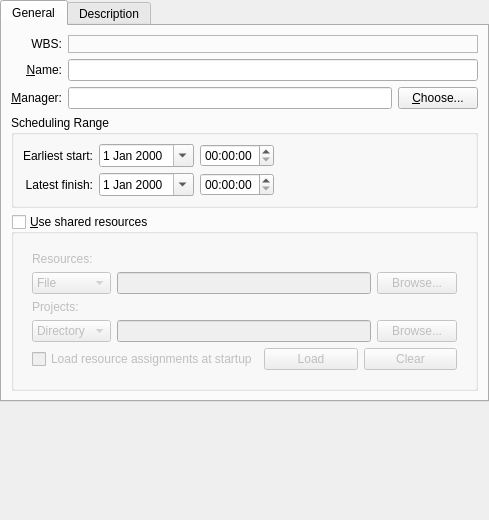
<?xml version="1.0" encoding="UTF-8"?>
<ui version="4.0">
 <author>Dag Andersen &lt;danders@get2net.dk&gt;</author>
 <class>KPlato::MainProjectPanelBase</class>
 <widget class="QWidget" name="KPlato::MainProjectPanelBase">
  <property name="geometry">
   <rect>
    <x>0</x>
    <y>0</y>
    <width>489</width>
    <height>520</height>
   </rect>
  </property>
  <property name="locale">
   <locale language="C" country="AnyCountry"/>
  </property>
  <layout class="QVBoxLayout" name="verticalLayout_4">
   <property name="leftMargin">
    <number>0</number>
   </property>
   <property name="topMargin">
    <number>0</number>
   </property>
   <property name="rightMargin">
    <number>0</number>
   </property>
   <property name="bottomMargin">
    <number>0</number>
   </property>
   <item>
    <widget class="QTabWidget" name="tabWidget">
     <property name="currentIndex">
      <number>0</number>
     </property>
     <widget class="QWidget" name="tab">
      <attribute name="title">
       <string>General</string>
      </attribute>
      <layout class="QVBoxLayout" name="verticalLayout_2">
       <item>
        <layout class="QGridLayout" name="gridLayout">
         <item row="0" column="0">
          <widget class="QLabel" name="wbslabel">
           <property name="text">
            <string>WBS:</string>
           </property>
           <property name="alignment">
            <set>Qt::AlignRight|Qt::AlignTrailing|Qt::AlignVCenter</set>
           </property>
           <property name="wordWrap">
            <bool>false</bool>
           </property>
          </widget>
         </item>
         <item row="0" column="1" colspan="2">
          <widget class="QLabel" name="wbs">
           <property name="minimumSize">
            <size>
             <width>20</width>
             <height>0</height>
            </size>
           </property>
           <property name="frameShape">
            <enum>QFrame::StyledPanel</enum>
           </property>
           <property name="frameShadow">
            <enum>QFrame::Sunken</enum>
           </property>
           <property name="text">
            <string/>
           </property>
           <property name="wordWrap">
            <bool>false</bool>
           </property>
          </widget>
         </item>
         <item row="1" column="0">
          <widget class="QLabel" name="textLabel1">
           <property name="whatsThis">
            <string>The project name.</string>
           </property>
           <property name="text">
            <string>&amp;Name:</string>
           </property>
           <property name="alignment">
            <set>Qt::AlignRight|Qt::AlignTrailing|Qt::AlignVCenter</set>
           </property>
           <property name="wordWrap">
            <bool>false</bool>
           </property>
           <property name="buddy">
            <cstring>namefield</cstring>
           </property>
          </widget>
         </item>
         <item row="1" column="1" colspan="2">
          <widget class="KLineEdit" name="namefield">
           <property name="sizePolicy">
            <sizepolicy hsizetype="Expanding" vsizetype="Fixed">
             <horstretch>0</horstretch>
             <verstretch>0</verstretch>
            </sizepolicy>
           </property>
           <property name="whatsThis">
            <string>The project name.</string>
           </property>
          </widget>
         </item>
         <item row="2" column="0">
          <widget class="QLabel" name="textLabel2">
           <property name="whatsThis">
            <string>The project leader.</string>
           </property>
           <property name="text">
            <string>&amp;Manager:</string>
           </property>
           <property name="alignment">
            <set>Qt::AlignRight|Qt::AlignTrailing|Qt::AlignVCenter</set>
           </property>
           <property name="wordWrap">
            <bool>false</bool>
           </property>
           <property name="buddy">
            <cstring>leaderfield</cstring>
           </property>
          </widget>
         </item>
         <item row="2" column="1">
          <widget class="KLineEdit" name="leaderfield">
           <property name="sizePolicy">
            <sizepolicy hsizetype="Expanding" vsizetype="Fixed">
             <horstretch>0</horstretch>
             <verstretch>0</verstretch>
            </sizepolicy>
           </property>
           <property name="whatsThis">
            <string>The project leader.</string>
           </property>
          </widget>
         </item>
         <item row="2" column="2">
          <widget class="QPushButton" name="chooseLeader">
           <property name="whatsThis">
            <string>Choose a project leader from your address book.</string>
           </property>
           <property name="text">
            <string>&amp;Choose...</string>
           </property>
          </widget>
         </item>
        </layout>
       </item>
       <item>
        <widget class="QGroupBox" name="schedulingGroup">
         <property name="title">
          <string>Scheduling Range</string>
         </property>
         <layout class="QHBoxLayout" name="horizontalLayout">
          <item>
           <layout class="QGridLayout" name="gridLayout_2">
            <item row="0" column="0">
             <widget class="QLabel" name="label">
              <property name="text">
               <string>Earliest start:</string>
              </property>
              <property name="alignment">
               <set>Qt::AlignRight|Qt::AlignTrailing|Qt::AlignVCenter</set>
              </property>
             </widget>
            </item>
            <item row="0" column="1">
             <widget class="QDateEdit" name="startDate">
              <property name="calendarPopup">
               <bool>true</bool>
              </property>
             </widget>
            </item>
            <item row="0" column="2">
             <widget class="QTimeEdit" name="startTime"/>
            </item>
            <item row="1" column="0">
             <widget class="QLabel" name="label_2">
              <property name="text">
               <string>Latest finish:</string>
              </property>
              <property name="alignment">
               <set>Qt::AlignRight|Qt::AlignTrailing|Qt::AlignVCenter</set>
              </property>
             </widget>
            </item>
            <item row="1" column="1">
             <widget class="QDateEdit" name="endDate">
              <property name="calendarPopup">
               <bool>true</bool>
              </property>
             </widget>
            </item>
            <item row="1" column="2">
             <widget class="QTimeEdit" name="endTime"/>
            </item>
           </layout>
          </item>
          <item>
           <spacer name="horizontalSpacer">
            <property name="orientation">
             <enum>Qt::Horizontal</enum>
            </property>
            <property name="sizeHint" stdset="0">
             <size>
              <width>40</width>
              <height>20</height>
             </size>
            </property>
           </spacer>
          </item>
         </layout>
        </widget>
       </item>
       <item>
        <widget class="QGroupBox" name="useSharedResources">
         <property name="title">
          <string>&amp;Use shared resources</string>
         </property>
         <property name="checkable">
          <bool>true</bool>
         </property>
         <property name="checked">
          <bool>false</bool>
         </property>
         <layout class="QVBoxLayout" name="verticalLayout_3">
          <item>
           <widget class="QWidget" name="resourcesWidget" native="true">
            <layout class="QGridLayout" name="gridLayout_3">
             <item row="0" column="0">
              <widget class="QLabel" name="resourcesLabel">
               <property name="text">
                <string>Resources:</string>
               </property>
              </widget>
             </item>
             <item row="1" column="0">
              <widget class="QComboBox" name="resourcesType">
               <item>
                <property name="text">
                 <string>File</string>
                </property>
               </item>
              </widget>
             </item>
             <item row="1" column="1">
              <widget class="QLineEdit" name="resourcesFile"/>
             </item>
             <item row="1" column="2">
              <widget class="QPushButton" name="resourcesBrowseBtn">
               <property name="text">
                <string>Browse...</string>
               </property>
               <property name="icon">
                <iconset theme="document-open">
                 <normaloff>.</normaloff>.</iconset>
               </property>
              </widget>
             </item>
             <item row="2" column="0">
              <widget class="QLabel" name="projectsLabel">
               <property name="text">
                <string>Projects:</string>
               </property>
              </widget>
             </item>
             <item row="3" column="0">
              <widget class="QComboBox" name="projectsType">
               <item>
                <property name="text">
                 <string>Directory</string>
                </property>
               </item>
              </widget>
             </item>
             <item row="3" column="1">
              <widget class="QLineEdit" name="projectsPlace"/>
             </item>
             <item row="3" column="2">
              <widget class="QPushButton" name="projectsBrowseBtn">
               <property name="text">
                <string>Browse...</string>
               </property>
               <property name="icon">
                <iconset theme="document-open">
                 <normaloff>.</normaloff>.</iconset>
               </property>
              </widget>
             </item>
             <item row="4" column="0" colspan="3">
              <layout class="QHBoxLayout" name="horizontalLayout_2">
               <item>
                <widget class="QCheckBox" name="projectsLoadAtStartup">
                 <property name="text">
                  <string>Load resource assignments at startup</string>
                 </property>
                </widget>
               </item>
               <item>
                <widget class="QPushButton" name="projectsLoadBtn">
                 <property name="text">
                  <string>Load</string>
                 </property>
                 <property name="icon">
                  <iconset theme="document-import"/>
                 </property>
                </widget>
               </item>
               <item>
                <widget class="QPushButton" name="projectsClearBtn">
                 <property name="text">
                  <string>Clear</string>
                 </property>
                 <property name="icon">
                  <iconset theme="edit-clear"/>
                 </property>
                </widget>
               </item>
              </layout>
             </item>
            </layout>
           </widget>
          </item>
         </layout>
        </widget>
       </item>
      </layout>
     </widget>
     <widget class="QWidget" name="tab_2">
      <attribute name="title">
       <string>Description</string>
      </attribute>
      <layout class="QVBoxLayout" name="verticalLayout">
       <property name="leftMargin">
        <number>0</number>
       </property>
       <property name="topMargin">
        <number>0</number>
       </property>
       <property name="rightMargin">
        <number>0</number>
       </property>
       <property name="bottomMargin">
        <number>0</number>
       </property>
      </layout>
     </widget>
    </widget>
   </item>
   <item>
    <spacer name="verticalSpacer">
     <property name="orientation">
      <enum>Qt::Vertical</enum>
     </property>
     <property name="sizeHint" stdset="0">
      <size>
       <width>20</width>
       <height>18</height>
      </size>
     </property>
    </spacer>
   </item>
  </layout>
 </widget>
 <customwidgets>
  <customwidget>
   <class>KLineEdit</class>
   <extends>QLineEdit</extends>
   <header>klineedit.h</header>
   <container>1</container>
  </customwidget>
 </customwidgets>
 <tabstops>
  <tabstop>namefield</tabstop>
  <tabstop>leaderfield</tabstop>
  <tabstop>chooseLeader</tabstop>
  <tabstop>startDate</tabstop>
  <tabstop>startTime</tabstop>
  <tabstop>endDate</tabstop>
  <tabstop>endTime</tabstop>
 </tabstops>
 <resources/>
 <connections>
  <connection>
   <sender>useSharedResources</sender>
   <signal>toggled(bool)</signal>
   <receiver>resourcesWidget</receiver>
   <slot>setEnabled(bool)</slot>
   <hints>
    <hint type="sourcelabel">
     <x>242</x>
     <y>330</y>
    </hint>
    <hint type="destinationlabel">
     <x>242</x>
     <y>344</y>
    </hint>
   </hints>
  </connection>
 </connections>
</ui>
